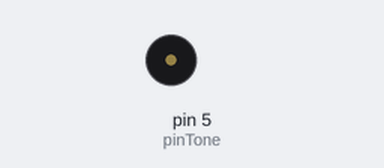
Recording of a sketch running on a simulated Arduino Uno, built with avr-gcc and run on an emulated ATmega328P. Shown: buzzer (waves = sounding).

Above: at 0.6 s.
At 2.32 s:
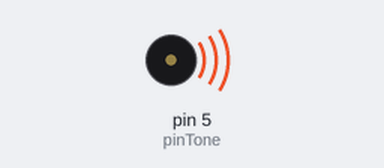
Timing chart, 0 to 3.0 s (numbered marks = the images above):
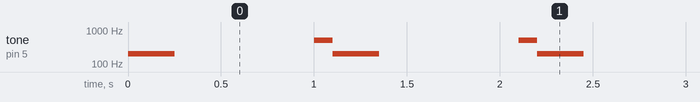

Measured:
- by itself, tone on pin 5 (pinTone): repeats every 1.1 s: silent 0.75 s, 500 Hz 0.10 s, 200 Hz 0.25 s

The sketch:

Tone_Practice.ino
```cpp
int pinTone = 5;
int shortNote = 1000 / 4;
int longNote = 1000 / 8;


void setup() {

}

void loop() {
  tone(pinTone, 200, shortNote);
  delay(1000);
  noTone(5);

  tone(pinTone, 500, longNote);
  delay(100);
  noTone(5);


}

/*************************************************
 Note Frequency
 ************************************************

NOTE_B0  31
NOTE_C1  33
NOTE_CS1 35
NOTE_D1  37
NOTE_DS1 39
NOTE_E1  41
NOTE_F1  44
NOTE_FS1 46
NOTE_G1  49
NOTE_GS1 52
NOTE_A1  55
NOTE_AS1 58
NOTE_B1  62
NOTE_C2  65
NOTE_CS2 69
NOTE_D2  73
NOTE_DS2 78
NOTE_E2  82
NOTE_F2  87
NOTE_FS2 93
NOTE_G2  98
NOTE_GS2 104
NOTE_A2  110
NOTE_AS2 117
NOTE_B2  123
NOTE_C3  131
NOTE_CS3 139
NOTE_D3  147
NOTE_DS3 156
NOTE_E3  165
NOTE_F3  175
NOTE_FS3 185
NOTE_G3  196
NOTE_GS3 208
NOTE_A3  220
NOTE_AS3 233
NOTE_B3  247
NOTE_C4  262
NOTE_CS4 277
NOTE_D4  294
NOTE_DS4 311
NOTE_E4  330
NOTE_F4  349
NOTE_FS4 370
NOTE_G4  392
NOTE_GS4 415
NOTE_A4  440
NOTE_AS4 466
NOTE_B4  494
NOTE_C5  523
NOTE_CS5 554
NOTE_D5  587
NOTE_DS5 622
NOTE_E5  659
NOTE_F5  698
NOTE_FS5 740
NOTE_G5  784
NOTE_GS5 831
NOTE_A5  880
NOTE_AS5 932
NOTE_B5  988
NOTE_C6  1047
NOTE_CS6 1109
NOTE_D6  1175
NOTE_DS6 1245
NOTE_E6  1319
NOTE_F6  1397
NOTE_FS6 1480
NOTE_G6  1568
NOTE_GS6 1661
NOTE_A6  1760
NOTE_AS6 1865
NOTE_B6  1976
NOTE_C7  2093
NOTE_CS7 2217
NOTE_D7  2349
NOTE_DS7 2489
NOTE_E7  2637
NOTE_F7  2794
NOTE_FS7 2960
NOTE_G7  3136
NOTE_GS7 3322
NOTE_A7  3520
NOTE_AS7 3729
NOTE_B7  3951
NOTE_C8  4186
NOTE_CS8 4435
NOTE_D8  4699
NOTE_DS8 4978

*/
```
